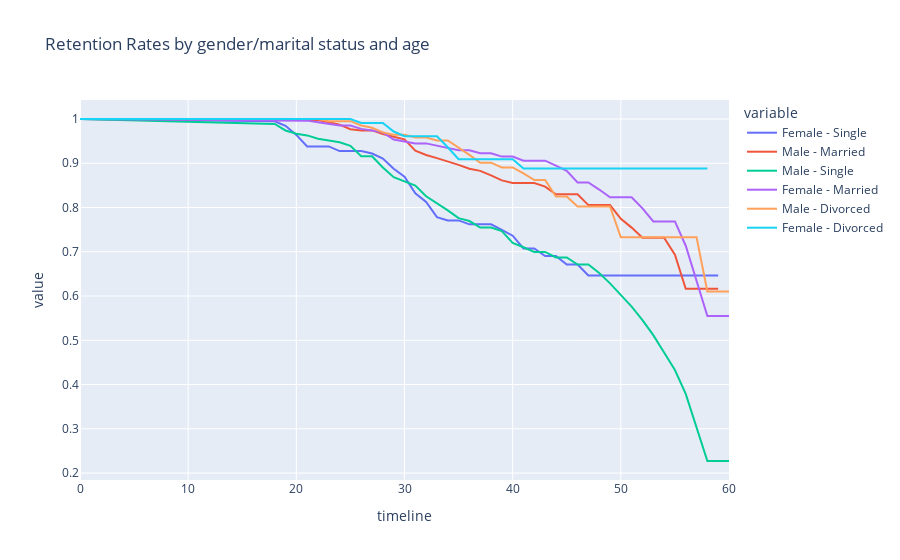

Here is the notebook cell this chart was saved with:
### Code cell
concat_age = survival(data, 'gender_marital_concat', 'Age', 'Attrition')
px.line(data_frame = concat_age, title = 'Retention Rates by gender/marital status and age')

### Figure 1 — Plotly figure (JSON) as saved in the notebook; plotly's stock layout.template omitted (floating-point values rounded to 4 significant figures)
{"data": [{"hovertemplate": "variable=Female - Single<br>timeline=%{x}<br>value=%{y}<extra></extra>", "legendgroup": "Female - Single", "line": {"color": "#636efa", "dash": "solid"}, "marker": {"symbol": "circle"}, "mode": "lines", "name": "Female - Single", "orientation": "v", "showlegend": true, "type": "scatter", "x": [0, 18, 19, 20, 21, 22, 23, 24, 25, 26, 27, 28, 29, 30, 31, 32, 33, 34, 35, 36, 37, 38, 39, 40, 41, 42, 43, 44, 45, 46, 47, 48, 49, 50, 51, 52, 53, 54, 55, 56, 57, 58, 59, 60], "xaxis": "x", "y": [1, 0.995, 0.9848, 0.9641, 0.9381, 0.9381, 0.9381, 0.9275, 0.9275, 0.9275, 0.922, 0.9106, 0.8874, 0.8697, 0.8322, 0.8125, 0.7781, 0.7709, 0.7709, 0.7619, 0.7619, 0.7619, 0.7497, 0.7363, 0.7074, 0.7074, 0.6906, 0.6906, 0.6714, 0.6714, 0.6465, 0.6465, 0.6465, 0.6465, 0.6465, 0.6465, 0.6465, 0.6465, 0.6465, 0.6465, 0.6465, 0.6465, 0.6465, null], "yaxis": "y"}, {"hovertemplate": "variable=Male - Married<br>timeline=%{x}<br>value=%{y}<extra></extra>", "legendgroup": "Male - Married", "line": {"color": "#EF553B", "dash": "solid"}, "marker": {"symbol": "circle"}, "mode": "lines", "name": "Male - Married", "orientation": "v", "showlegend": true, "type": "scatter", "x": [0, 18, 19, 20, 21, 22, 23, 24, 25, 26, 27, 28, 29, 30, 31, 32, 33, 34, 35, 36, 37, 38, 39, 40, 41, 42, 43, 44, 45, 46, 47, 48, 49, 50, 51, 52, 53, 54, 55, 56, 57, 58, 59, 60], "xaxis": "x", "y": [1, 0.9988, 0.9988, 0.9988, 0.9988, 0.9975, 0.9925, 0.9874, 0.977, 0.9743, 0.9743, 0.9659, 0.96, 0.954, 0.9286, 0.9187, 0.9116, 0.9043, 0.8964, 0.8876, 0.8828, 0.8726, 0.8614, 0.8553, 0.8553, 0.8553, 0.8473, 0.8299, 0.8299, 0.8299, 0.8055, 0.8055, 0.8055, 0.7745, 0.7546, 0.7318, 0.7318, 0.7318, 0.6932, 0.6162, 0.6162, 0.6162, 0.6162, null], "yaxis": "y"}, {"hovertemplate": "variable=Male - Single<br>timeline=%{x}<br>value=%{y}<extra></extra>", "legendgroup": "Male - Single", "line": {"color": "#00cc96", "dash": "solid"}, "marker": {"symbol": "circle"}, "mode": "lines", "name": "Male - Single", "orientation": "v", "showlegend": true, "type": "scatter", "x": [0, 18, 19, 20, 21, 22, 23, 24, 25, 26, 27, 28, 29, 30, 31, 32, 33, 34, 35, 36, 37, 38, 39, 40, 41, 42, 43, 44, 45, 46, 47, 48, 49, 50, 51, 52, 53, 54, 55, 56, 57, 58, 59, 60], "xaxis": "x", "y": [1, 0.9889, 0.9741, 0.9667, 0.9629, 0.9552, 0.9513, 0.9474, 0.9395, 0.9156, 0.9156, 0.8903, 0.8684, 0.8592, 0.8497, 0.8254, 0.8099, 0.7935, 0.776, 0.7694, 0.7548, 0.7548, 0.7466, 0.7199, 0.7103, 0.6995, 0.6995, 0.6871, 0.6871, 0.6711, 0.6711, 0.6519, 0.6286, 0.6035, 0.576, 0.5457, 0.5116, 0.4723, 0.4329, 0.3788, 0.303, 0.2273, 0.2273, 0.2273], "yaxis": "y"}, {"hovertemplate": "variable=Female - Married<br>timeline=%{x}<br>value=%{y}<extra></extra>", "legendgroup": "Female - Married", "line": {"color": "#ab63fa", "dash": "solid"}, "marker": {"symbol": "circle"}, "mode": "lines", "name": "Female - Married", "orientation": "v", "showlegend": true, "type": "scatter", "x": [0, 18, 19, 20, 21, 22, 23, 24, 25, 26, 27, 28, 29, 30, 31, 32, 33, 34, 35, 36, 37, 38, 39, 40, 41, 42, 43, 44, 45, 46, 47, 48, 49, 50, 51, 52, 53, 54, 55, 56, 57, 58, 59, 60], "xaxis": "x", "y": [1, 0.9963, 0.9963, 0.9963, 0.9963, 0.9926, 0.9889, 0.9852, 0.9852, 0.9777, 0.9738, 0.9698, 0.9535, 0.9493, 0.9449, 0.9449, 0.94, 0.9349, 0.9294, 0.9294, 0.9228, 0.9228, 0.9151, 0.9151, 0.9058, 0.9058, 0.9058, 0.8946, 0.8827, 0.8568, 0.8568, 0.8406, 0.8231, 0.8231, 0.8231, 0.7981, 0.7686, 0.7686, 0.7686, 0.7137, 0.6344, 0.5551, 0.5551, 0.5551], "yaxis": "y"}, {"hovertemplate": "variable=Male - Divorced<br>timeline=%{x}<br>value=%{y}<extra></extra>", "legendgroup": "Male - Divorced", "line": {"color": "#FFA15A", "dash": "solid"}, "marker": {"symbol": "circle"}, "mode": "lines", "name": "Male - Divorced", "orientation": "v", "showlegend": true, "type": "scatter", "x": [0, 18, 19, 20, 21, 22, 23, 24, 25, 26, 27, 28, 29, 30, 31, 32, 33, 34, 35, 36, 37, 38, 39, 40, 41, 42, 43, 44, 45, 46, 47, 48, 49, 50, 51, 52, 53, 54, 55, 56, 57, 58, 59, 60], "xaxis": "x", "y": [1, 1, 1, 1, 1, 1, 0.9952, 0.9952, 0.9952, 0.9852, 0.9802, 0.9697, 0.9643, 0.9643, 0.9583, 0.9583, 0.9515, 0.9515, 0.9357, 0.919, 0.9013, 0.9013, 0.8906, 0.8906, 0.8773, 0.8621, 0.8621, 0.8247, 0.8247, 0.8024, 0.8024, 0.8024, 0.8024, 0.7326, 0.7326, 0.7326, 0.7326, 0.7326, 0.7326, 0.7326, 0.7326, 0.6105, 0.6105, 0.6105], "yaxis": "y"}, {"hovertemplate": "variable=Female - Divorced<br>timeline=%{x}<br>value=%{y}<extra></extra>", "legendgroup": "Female - Divorced", "line": {"color": "#19d3f3", "dash": "solid"}, "marker": {"symbol": "circle"}, "mode": "lines", "name": "Female - Divorced", "orientation": "v", "showlegend": true, "type": "scatter", "x": [0, 18, 19, 20, 21, 22, 23, 24, 25, 26, 27, 28, 29, 30, 31, 32, 33, 34, 35, 36, 37, 38, 39, 40, 41, 42, 43, 44, 45, 46, 47, 48, 49, 50, 51, 52, 53, 54, 55, 56, 57, 58, 59, 60], "xaxis": "x", "y": [1, 1, 1, 1, 1, 1, 1, 1, 1, 0.9912, 0.9912, 0.9912, 0.9717, 0.9612, 0.9612, 0.9612, 0.9612, 0.9362, 0.9091, 0.9091, 0.9091, 0.9091, 0.9091, 0.9091, 0.8879, 0.8879, 0.8879, 0.8879, 0.8879, 0.8879, 0.8879, 0.8879, 0.8879, 0.8879, 0.8879, 0.8879, 0.8879, 0.8879, 0.8879, 0.8879, 0.8879, 0.8879, null, null], "yaxis": "y"}], "layout": {"autosize": true, "legend": {"title": {"text": "variable"}, "tracegroupgap": 0}, "title": {"text": "Retention Rates by gender/marital status and age"}, "xaxis": {"anchor": "y", "autorange": true, "domain": [0, 1], "range": [0, 60], "title": {"text": "timeline"}, "type": "linear"}, "yaxis": {"anchor": "x", "autorange": true, "domain": [0, 1], "range": [0.1843, 1.043], "title": {"text": "value"}, "type": "linear"}}}
